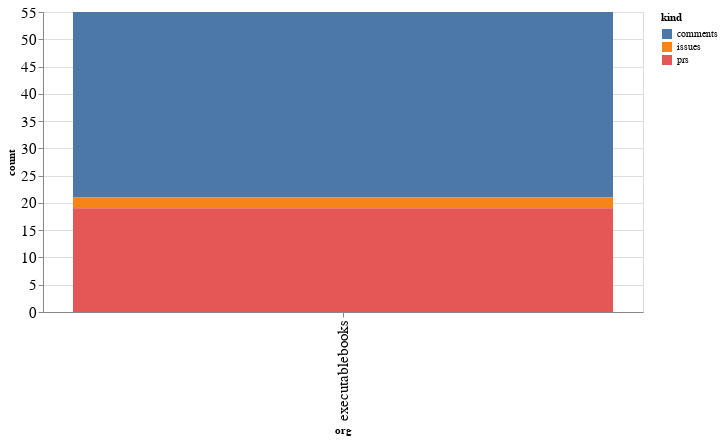

Source (notebook cell):
### Code cell
alt.Chart(org_summaries, width=600).mark_bar().encode(
    x='org',
    y='count',
    color='kind',
    tooltip="org"
)

### Figure 1 — Vega-Lite specification as saved in the notebook (floating-point values rounded to 4 significant figures)
{"config": {"axisLeft": {"labelFontSize": 15}, "axisBottom": {"labelFontSize": 15}}, "data": {"name": "data-c8cedb6c0627bdb16ddcfbb0af20ce8a"}, "mark": "bar", "encoding": {"color": {"type": "nominal", "field": "kind"}, "tooltip": {"type": "nominal", "field": "org"}, "x": {"type": "nominal", "field": "org"}, "y": {"type": "quantitative", "field": "count"}}, "width": 600, "$schema": "https://vega.github.io/schema/vega-lite/v4.8.1.json", "datasets": {"data-c8cedb6c0627bdb16ddcfbb0af20ce8a": [{"org": "executablebooks", "kind": "comments", "count": 34}, {"org": "executablebooks", "kind": "issues", "count": 2}, {"org": "executablebooks", "kind": "prs", "count": 19}]}}
